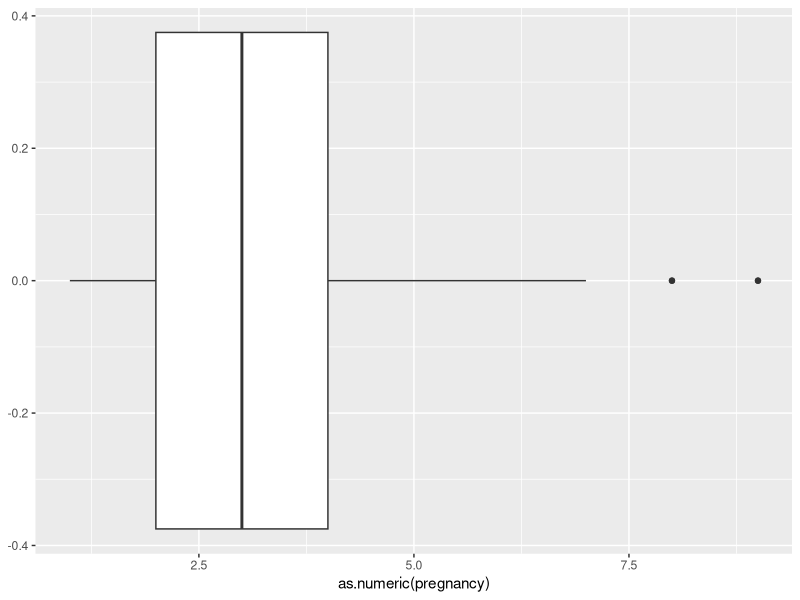
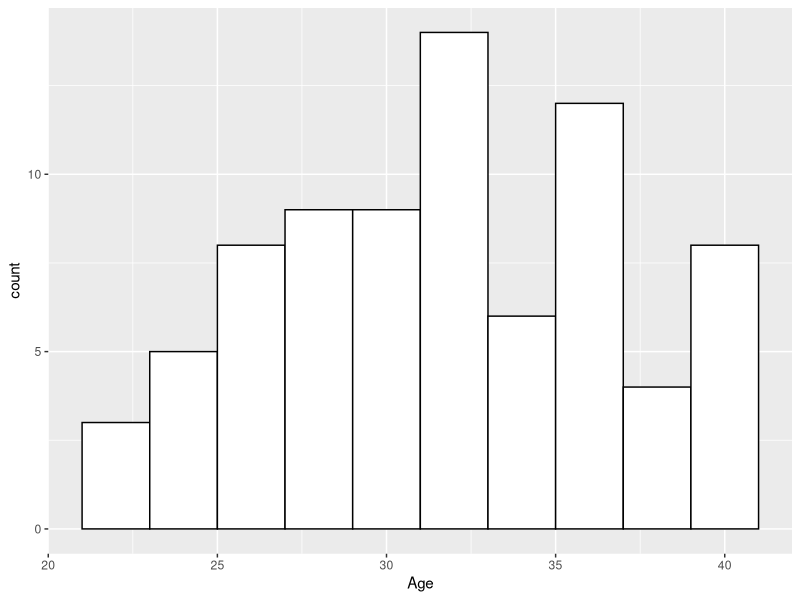
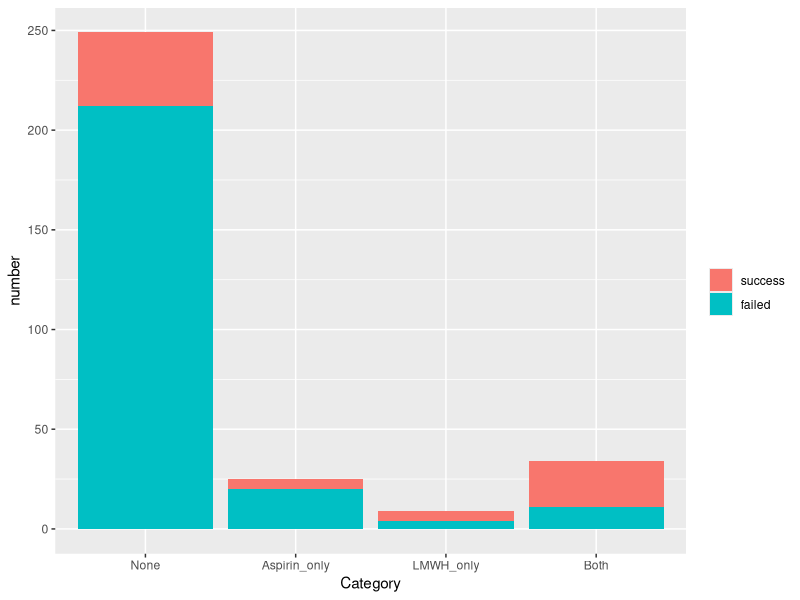

Generate these figures, in order, with R:
## ---- chunk 1

knitr::opts_chunk$set(echo=FALSE, warning=FALSE, message=FALSE)

## ---- chunk 2
library(tidyverse)
library(broom)
library(readxl)
APLS_e <- read_excel("APLS_e.xlsx")
## ---- chunk 3
full <- APLS_e
## ---- chunk 4
print(length(full$`Serial Number`))
total_mothers <- length(full$`Serial Number`)
## ---- chunk 5
# pivoting

asp <- full %>% pivot_longer(cols = str_subset(names(full), "_Aspirin"), names_to = "pregnancy", values_to = "ASP")

lm <- full %>% pivot_longer(cols = str_subset(names(full), "_LMWH"), names_to = "pregnancy", values_to = "LMWH") %>% select(LMWH)

out <- full %>% pivot_longer(cols = str_subset(names(full), "_outcome"), names_to = "pregnancy_", values_to = "outcome") %>% select(outcome)

pih <- full %>% pivot_longer(cols = str_subset(names(full), "_PIH"), names_to = "pregnancy", values_to = "PIH") %>% select(PIH)

poa <- full %>% select(str_subset(names(full), "_POA")) %>% mutate_if(is.character, as.double) %>% pivot_longer(cols = str_subset(names(full), "_POA"), names_to = "pregnancy", values_to = "POA") %>% select(POA)


com <- cbind(asp,lm, out, pih, poa) %>% select(- str_subset(names(asp), "_LMWH")) %>% select(- str_subset(names(asp), "_outcome")) %>% select(- str_subset(names(asp), "_PIH")) %>% select(- str_subset(names(asp), "_POA")) %>% filter(!is.na(outcome)) %>% mutate(pregnancy = str_extract(pregnancy, "\\d{1,2}")) 

com %>% summarise(total_pregnancies = n())
total_pregnancies <- com %>% summarise(total_pregnancies = n()) %>% pull(total_pregnancies)

## ---- chunk 6
com <- com %>% 
    mutate(live = ifelse(outcome %in% c("EL-LSCS", "EM-LSCS", "Live", "LIVE", "LSCS", "Neonatal Death"),1,0))

is_con <- function(v){
  result <- rle(diff(as.numeric(v)))
  any(result$lengths>=2 & result$values==1)
}

cr_1 <- com %>% filter(POA >= 10, live == 0) %>% group_by(`Serial Number`) %>% summarise(n = n(), criterion = 1)

cr_2 <- com %>% filter(!`Serial Number` %in% cr_1$`Serial Number`) %>% filter(live == 1 & POA < 34) %>% group_by(`Serial Number`) %>% summarise(n = n(), criterion = 2)

cr_3 <- com %>% filter(!`Serial Number` %in% cr_1$`Serial Number` & live == 0) %>% filter(!is.na(POA)) %>% group_by(`Serial Number`) %>% filter(is_con(pregnancy)) %>% summarise(n = n(), criterion = 3)

no_cr <- com %>% filter(!`Serial Number` %in% cr_1$`Serial Number` & !`Serial Number` %in% cr_2$`Serial Number` & !`Serial Number` %in% cr_3$`Serial Number`) %>% group_by(`Serial Number`) %>% summarise(n = n(), criterion = "no")

com_all <- com

#selecting only eligible
com <- com %>% filter(`Serial Number` %in% cr_1$`Serial Number` | `Serial Number` %in% cr_2$`Serial Number`  | `Serial Number` %in% cr_3$`Serial Number`)

rbind(cr_1,cr_2,cr_3,no_cr) %>% group_by(criterion) %>% summarise(n = n())
total_mothers <- com %>% group_by(`Serial Number`) %>% summarise(n = n()) %>% summarise(n = n()) %>% pull(n)
total_pregnancies <- com %>% summarise(n = n()) %>% pull(n)
## ---- chunk 7
knitr::kable(data.frame("Total mothers" = total_mothers, "Total pregnancie" = total_pregnancies))
## ---- chunk 8
# treatment

treatment <- com %>% mutate(LMWH = ifelse(is.na(LMWH),0,LMWH), ASP = ifelse(is.na(ASP),0,ASP)) %>% summarize(Aspirin_only = sum(ASP == 1 & LMWH == 0, na.rm = TRUE), LMWH_only = sum(ASP == 0 & LMWH == 1), Either = sum(ASP == 1 | LMWH == 1),None = sum(LMWH == 0 & ASP == 0), Both = sum(LMWH == 1 & ASP == 1), Aspirin = sum(ASP), LMWH = sum(LMWH))

print(treatment)
## ---- chunk 9
com %>% group_by(`Serial Number`) %>% summarise(n = n()) %>% pull(n) %>% quantile()

pregnancy_quantiles <- com %>% group_by(`Serial Number`) %>% summarise(n = n()) %>% pull(n) %>% quantile()

pregnancy_boxplot <- com %>% ggplot(aes(as.numeric(pregnancy))) + geom_boxplot()
## ---- chunk 10
age <- com %>% group_by(`Serial Number`) %>% summarise(age = min(Age)) %>% summarise(mean = mean(age, na.rm = TRUE), sd = sd(age, na.rm = TRUE))

age_histogram <- com %>% group_by(`Serial Number`) %>% summarise(age = min(Age)) %>% ggplot() + geom_histogram(aes(x = age), binwidth = 2, fill = "white", col = "black")


## ---- chunk 11
pih <- com %>% summarise(PIH = sum(PIH, na.rm = TRUE), "percent - out of pregnancies" = sum(PIH, na.rm = TRUE) * 100 / n() )
print(pih)
## ---- chunk 12
com %>% filter(!is.na(`Medical Conditions`)) %>% group_by(`Serial Number`) %>% summarise(condition = min(`Medical Conditions`)) %>% group_by(condition) %>% summarise(n = n(), "percent - out of mothers" = n() * 100 / length(full$`Serial Number`))
## ---- chunk 13
com %>% group_by(`Serial Number`) %>% 
  summarise(any = ifelse(!is.na(min(Lupus)) | !is.na(min(ANA)) | !is.na(min(Cardiolipin)) | !is.na(min(APLS)) | !is.na(min(`beta2 microglobulin`)), 1,0 )) %>% 
  summarise("Any investigation" = sum(any), "precent - of mothers" = sum(any)*100/n())
## ---- chunk 14
investigations_all <- com %>% group_by(`Serial Number`) %>% 
  summarise(any = ifelse(!is.na(min(Lupus)) | !is.na(min(Cardiolipin)) | !is.na(min(APLS)) | !is.na(min(`beta2 microglobulin`)), 1,0 )) %>% 
  summarise("Any investigation out of Lupus, cardio, beta, APLS" = sum(any), "precent - of mothers" = sum(any)*100/n())
## ---- chunk 15
investigations_positive <- com %>% group_by(`Serial Number`) %>% 
  summarise(any = ifelse(!is.na(min(Lupus)) | !is.na(min(Cardiolipin)) | !is.na(min(APLS)) | !is.na(min(`beta2 microglobulin`)), 1,0 ), any_positive = ifelse(min(Lupus) == 1 | min(Cardiolipin) == 1  | min(APLS) == 1 | min(`beta2 microglobulin`) == 1, 1, 0)) %>% 
  mutate(any_positive = ifelse(is.na(any_positive),0, any_positive)) %>% 
  filter(any == 1) %>%
  summarise("positive subjects" = sum(any_positive), "percent of tested" = sum(any_positive) * 100 / n())
investigations_all
investigations_positive
## ---- chunk 16
com %>% mutate(ASP = ifelse(is.na(ASP),0,ASP), LMWH = ifelse(is.na(LMWH),0,LMWH)) %>% filter(ASP == 0 & LMWH == 0) %>% summarise('total pregnancies' = n())

com %>% mutate(ASP = ifelse(is.na(ASP),0,ASP), LMWH = ifelse(is.na(LMWH),0,LMWH)) %>% filter(ASP == 0 & LMWH == 0) %>% filter(live == 1) %>% summarise('successful pregnancies' = n())

no_treatment_total <- com %>% mutate(ASP = ifelse(is.na(ASP),0,ASP), LMWH = ifelse(is.na(LMWH),0,LMWH)) %>% filter(ASP == 0 & LMWH == 0) %>% summarise('total pregnancies' = n()) %>% pull(`total pregnancies`)

no_treatment_success <- com %>% mutate(ASP = ifelse(is.na(ASP),0,ASP), LMWH = ifelse(is.na(LMWH),0,LMWH)) %>% filter(ASP == 0 & LMWH == 0) %>% filter(live == 1) %>% summarise('successful pregnancies' = n()) %>% pull('successful pregnancies')

com %>% mutate(ASP = ifelse(is.na(ASP),0,ASP), LMWH = ifelse(is.na(LMWH),0,LMWH)) %>% filter(ASP == 0 & LMWH == 0) %>% filter(live == 0) %>% summarise('failed pregnancies' = n())

com %>% mutate(ASP = ifelse(is.na(ASP),0,ASP), LMWH = ifelse(is.na(LMWH),0,LMWH)) %>% filter(ASP == 0 & LMWH == 0) %>% summarise('success rate' = mean(live)*100)

com %>% mutate(ASP = ifelse(is.na(ASP),0,ASP), LMWH = ifelse(is.na(LMWH),0,LMWH)) %>% filter(ASP == 0 & LMWH == 0) %>% filter(live == 0 & POA < 10) %>% summarise('MC before 10 wk' = n())

com %>% mutate(ASP = ifelse(is.na(ASP),0,ASP), LMWH = ifelse(is.na(LMWH),0,LMWH)) %>% filter(ASP == 0 & LMWH == 0) %>% filter(live == 0 & POA >= 10) %>% summarise('MC at or after 10 wk' = n())
## ---- chunk 17
com %>% mutate(ASP = ifelse(is.na(ASP),0,ASP), LMWH = ifelse(is.na(LMWH),0,LMWH)) %>% filter(ASP == 1 | LMWH == 1) %>% summarise('total pregnancies' = n())

com %>% mutate(ASP = ifelse(is.na(ASP),0,ASP), LMWH = ifelse(is.na(LMWH),0,LMWH)) %>% filter(ASP == 1 | LMWH == 1) %>% filter(live == 1) %>% summarise('successful pregnancies' = n())

either_treatment_total <- com %>% mutate(ASP = ifelse(is.na(ASP),0,ASP), LMWH = ifelse(is.na(LMWH),0,LMWH)) %>% filter(ASP == 1 | LMWH == 1) %>% summarise('total pregnancies' = n()) %>% pull(`total pregnancies`)

either_treatment_success <- com %>% mutate(ASP = ifelse(is.na(ASP),0,ASP), LMWH = ifelse(is.na(LMWH),0,LMWH)) %>% filter(ASP == 1 | LMWH == 1) %>% filter(live == 1) %>% summarise('successful pregnancies' = n()) %>% pull('successful pregnancies')

com %>% mutate(ASP = ifelse(is.na(ASP),0,ASP), LMWH = ifelse(is.na(LMWH),0,LMWH)) %>% filter(ASP == 1 | LMWH == 1) %>% filter(live == 0) %>% summarise('failed pregnancies' = n())

com %>% mutate(ASP = ifelse(is.na(ASP),0,ASP), LMWH = ifelse(is.na(LMWH),0,LMWH)) %>% filter(ASP == 1 | LMWH == 1) %>% summarise('success rate' = mean(live)*100)

com %>% mutate(ASP = ifelse(is.na(ASP),0,ASP), LMWH = ifelse(is.na(LMWH),0,LMWH)) %>% filter(ASP == 1 | LMWH == 1) %>% filter(live == 0 & POA < 10) %>% summarise('MC before 10 wk' = n())

com %>% mutate(ASP = ifelse(is.na(ASP),0,ASP), LMWH = ifelse(is.na(LMWH),0,LMWH)) %>% filter(ASP == 1 | LMWH == 1) %>% filter(live == 0 & POA >= 10) %>% summarise('MC at or after 10 wk' = n())
## ---- chunk 18
com %>% mutate(ASP = ifelse(is.na(ASP),0,ASP), LMWH = ifelse(is.na(LMWH),0,LMWH)) %>% filter(ASP == 1 & LMWH == 1) %>% summarise('total pregnancies' = n())

com %>% mutate(ASP = ifelse(is.na(ASP),0,ASP), LMWH = ifelse(is.na(LMWH),0,LMWH)) %>% filter(ASP == 1 & LMWH == 1) %>% filter(live == 1) %>% summarise('successful pregnancies' = n())

both_treatment_total <- com %>% mutate(ASP = ifelse(is.na(ASP),0,ASP), LMWH = ifelse(is.na(LMWH),0,LMWH)) %>% filter(ASP == 1 & LMWH == 1) %>% summarise('total pregnancies' = n()) %>% pull(`total pregnancies`)

both_treatment_success <- com %>% mutate(ASP = ifelse(is.na(ASP),0,ASP), LMWH = ifelse(is.na(LMWH),0,LMWH)) %>% filter(ASP == 1 & LMWH == 1) %>% filter(live == 1) %>% summarise('successful pregnancies' = n()) %>% pull('successful pregnancies')

com %>% mutate(ASP = ifelse(is.na(ASP),0,ASP), LMWH = ifelse(is.na(LMWH),0,LMWH)) %>% filter(ASP == 1 & LMWH == 1) %>% filter(live == 0) %>% summarise('failed pregnancies' = n())

com %>% mutate(ASP = ifelse(is.na(ASP),0,ASP), LMWH = ifelse(is.na(LMWH),0,LMWH)) %>% filter(ASP == 1 & LMWH == 1) %>% summarise('success rate' = mean(live)*100)

com %>% mutate(ASP = ifelse(is.na(ASP),0,ASP), LMWH = ifelse(is.na(LMWH),0,LMWH)) %>% filter(ASP == 1 & LMWH == 1) %>% filter(live == 0 & POA < 10) %>% summarise('MC before 10 wk' = n())

com %>% mutate(ASP = ifelse(is.na(ASP),0,ASP), LMWH = ifelse(is.na(LMWH),0,LMWH)) %>% filter(ASP == 1 & LMWH == 1) %>% filter(live == 0 & POA >= 10) %>% summarise('MC at or after 10 wk' = n())
## ---- chunk 19
com %>% mutate(ASP = ifelse(is.na(ASP),0,ASP), LMWH = ifelse(is.na(LMWH),0,LMWH)) %>% filter(ASP == 1 & LMWH == 0) %>% summarise('total pregnancies' = n())

com %>% mutate(ASP = ifelse(is.na(ASP),0,ASP), LMWH = ifelse(is.na(LMWH),0,LMWH)) %>% filter(ASP == 1 & LMWH == 0) %>% filter(live == 1) %>% summarise('successful pregnancies' = n())

asp_treatment_total <- com %>% mutate(ASP = ifelse(is.na(ASP),0,ASP), LMWH = ifelse(is.na(LMWH),0,LMWH)) %>% filter(ASP == 1 & LMWH == 0) %>% summarise('total pregnancies' = n()) %>% pull(`total pregnancies`)

asp_treatment_success <- com %>% mutate(ASP = ifelse(is.na(ASP),0,ASP), LMWH = ifelse(is.na(LMWH),0,LMWH)) %>% filter(ASP == 1 & LMWH == 0) %>% filter(live == 1) %>% summarise('successful pregnancies' = n()) %>% pull('successful pregnancies')

com %>% mutate(ASP = ifelse(is.na(ASP),0,ASP), LMWH = ifelse(is.na(LMWH),0,LMWH)) %>% filter(ASP == 1 & LMWH == 0) %>% filter(live == 0) %>% summarise('failed pregnancies' = n())

com %>% mutate(ASP = ifelse(is.na(ASP),0,ASP), LMWH = ifelse(is.na(LMWH),0,LMWH)) %>% filter(ASP == 1 & LMWH == 0) %>% summarise('success rate' = mean(live)*100)

com %>% mutate(ASP = ifelse(is.na(ASP),0,ASP), LMWH = ifelse(is.na(LMWH),0,LMWH)) %>% filter(ASP == 1 & LMWH == 0) %>% filter(live == 0 & POA < 10) %>% summarise('MC before 10 wk' = n())

com %>% mutate(ASP = ifelse(is.na(ASP),0,ASP), LMWH = ifelse(is.na(LMWH),0,LMWH)) %>% filter(ASP == 1 & LMWH == 0) %>% filter(live == 0 & POA >= 10) %>% summarise('MC at or after 10 wk' = n())
## ---- chunk 20
com %>% mutate(ASP = ifelse(is.na(ASP),0,ASP), LMWH = ifelse(is.na(LMWH),0,LMWH)) %>% filter(ASP == 0 & LMWH == 1) %>% summarise('total pregnancies' = n())

com %>% mutate(ASP = ifelse(is.na(ASP),0,ASP), LMWH = ifelse(is.na(LMWH),0,LMWH)) %>% filter(ASP == 0 & LMWH == 1) %>% filter(live == 1) %>% summarise('successful pregnancies' = n())


LMWH_treatment_total <- com %>% mutate(ASP = ifelse(is.na(ASP),0,ASP), LMWH = ifelse(is.na(LMWH),0,LMWH)) %>% filter(ASP == 0 & LMWH == 1) %>% summarise('total pregnancies' = n()) %>% pull(`total pregnancies`)

LMWH_treatment_success <- com %>% mutate(ASP = ifelse(is.na(ASP),0,ASP), LMWH = ifelse(is.na(LMWH),0,LMWH)) %>% filter(ASP == 0 & LMWH == 1) %>% filter(live == 1) %>% summarise('successful pregnancies' = n()) %>% pull('successful pregnancies')

com %>% mutate(ASP = ifelse(is.na(ASP),0,ASP), LMWH = ifelse(is.na(LMWH),0,LMWH)) %>% filter(ASP == 0 & LMWH == 1) %>% filter(live == 0) %>% summarise('failed pregnancies' = n())

com %>% mutate(ASP = ifelse(is.na(ASP),0,ASP), LMWH = ifelse(is.na(LMWH),0,LMWH)) %>% filter(ASP == 0 & LMWH == 1) %>% summarise('success rate' = mean(live)*100)

com %>% mutate(ASP = ifelse(is.na(ASP),0,ASP), LMWH = ifelse(is.na(LMWH),0,LMWH)) %>% filter(ASP == 0 & LMWH == 1) %>% filter(live == 0 & POA < 10) %>% summarise('MC before 10 wk' = n())

com %>% mutate(ASP = ifelse(is.na(ASP),0,ASP), LMWH = ifelse(is.na(LMWH),0,LMWH)) %>% filter(ASP == 0 & LMWH == 1) %>% filter(live == 0 & POA >= 10) %>% summarise('MC at or after 10 wk' = n())
## ---- chunk 21
f1 <- prop.test(c(either_treatment_success, no_treatment_success), c(either_treatment_total, no_treatment_total), p = NULL, alternative = "greater",correct = TRUE)
print(tidy(f1))
## ---- chunk 22
f1 <- prop.test(c(both_treatment_success, no_treatment_success), c(both_treatment_total, no_treatment_total), p = NULL, alternative = "greater",correct = TRUE)
print(tidy(f1))
## ---- chunk 23
f1 <- prop.test(c(asp_treatment_success, no_treatment_success), c(asp_treatment_total, no_treatment_total), p = NULL, alternative = "greater",correct = TRUE)
print(tidy(f1))
## ---- chunk 24
f1 <- prop.test(c(LMWH_treatment_success, no_treatment_success), c(LMWH_treatment_total, no_treatment_total), p = NULL, alternative = "greater",correct = TRUE)
print(tidy(f1))
## ---- chunk 25
f1 <- prop.test(c(LMWH_treatment_success, asp_treatment_success), c(LMWH_treatment_total, asp_treatment_total), p = NULL, alternative = "two.sided",correct = TRUE)
print(tidy(f1))
## ---- chunk 26
f1 <- prop.test(c(both_treatment_success, asp_treatment_success), c(both_treatment_total, asp_treatment_total), p = NULL, alternative = "greater",correct = TRUE)
print(tidy(f1))
## ---- chunk 27
f1 <- prop.test(c(both_treatment_success, LMWH_treatment_success), c(both_treatment_total, LMWH_treatment_total), p = NULL, alternative = "greater",correct = TRUE)
print(tidy(f1))
## ---- chunk 28
pregnancy_boxplot
## ---- chunk 29
age_histogram + labs(x = "Age")
## ---- chunk 30
pih
## ---- chunk 31
success <- c(asp_treatment_success, LMWH_treatment_success, either_treatment_success, no_treatment_success, both_treatment_success)

treatment_table <- treatment %>%  pivot_longer(cols = names(treatment), names_to = 'Category', values_to = 'Total') %>% filter(! Category %in% c('Aspirin', 'LMWH')) %>% cbind(success) %>% mutate(rate = success * 100 / Total)

treatment_table %>%
  filter(Category != 'Either') %>% 
  mutate(failed = Total - success) %>%
  pivot_longer(cols = c('success','failed'), names_to = 'state', values_to = "number") %>%
  ggplot(aes(x = reorder(Category, rate), y = number, fill = factor(state, levels=c('success', 'failed'))))  +
  geom_bar(stat = 'identity') + 
  labs(x = 'Category', fill = "")
## ---- chunk 32
knitr::kable(treatment_table %>% mutate(Category = str_replace_all(.$Category, "_", " ")) %>% rename(n = Total, 'live births' = success, 'live birth rate' = rate) %>% arrange(`live birth rate`) %>% filter(Category != 'Either'))
## ---- chunk 33
knitr::kable(full %>% summarise(Lupus = sum(!is.na(Lupus)), cardiolipin = sum(!is.na(Cardiolipin)), 'beta 2 microglobulin' = sum(!is.na(`beta2 microglobulin`)), APL = sum(!is.na(APLS)) ))
## ---- chunk 34
p <- com %>%
  mutate(any = ifelse(!is.na(Lupus) | !is.na((Cardiolipin)) | !is.na((APLS)) | !is.na((`beta2 microglobulin`)), 1,0 ), any_positive = ifelse((Lupus) == 1 | (Cardiolipin) == 1  | (APLS) == 1 | (`beta2 microglobulin`) == 1, 1, 0)) %>%
  mutate(any_positive = ifelse(is.na(any_positive),0, any_positive)) %>%
  filter(any == 1) %>% filter(ASP == 1 | LMWH == 1) %>% group_by(any_positive) %>% summarise(n = n(), live_number = sum(live), live_rate = mean(live))
p1 <- (tidy(prop.test(p$live_number, p$n)))
